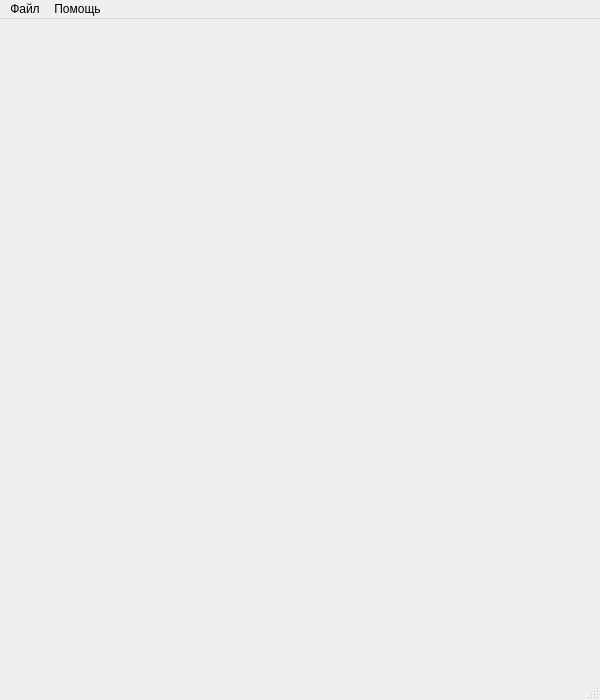
<?xml version="1.0" encoding="UTF-8"?>
<ui version="4.0">
 <class>MainWindow</class>
 <widget class="QMainWindow" name="MainWindow">
  <property name="geometry">
   <rect>
    <x>0</x>
    <y>0</y>
    <width>600</width>
    <height>700</height>
   </rect>
  </property>
  <property name="windowTitle">
   <string>Тетрис</string>
  </property>
  <property name="dockOptions">
   <set>QMainWindow::AllowTabbedDocks|QMainWindow::AnimatedDocks</set>
  </property>
  <widget class="QWidget" name="centralwidget"/>
  <widget class="QMenuBar" name="menubar">
   <property name="geometry">
    <rect>
     <x>0</x>
     <y>0</y>
     <width>600</width>
     <height>21</height>
    </rect>
   </property>
   <widget class="QMenu" name="menuFile">
    <property name="title">
     <string>Файл</string>
    </property>
    <addaction name="menuExitAction"/>
   </widget>
   <widget class="QMenu" name="menuHelp">
    <property name="title">
     <string>Помощь</string>
    </property>
    <addaction name="menuAboutProgramAction"/>
   </widget>
   <addaction name="menuFile"/>
   <addaction name="menuHelp"/>
  </widget>
  <widget class="QStatusBar" name="statusbar"/>
  <action name="menuExitAction">
   <property name="text">
    <string>Выход</string>
   </property>
  </action>
  <action name="menuAboutProgramAction">
   <property name="text">
    <string>О программе</string>
   </property>
  </action>
 </widget>
 <resources/>
 <connections/>
</ui>
